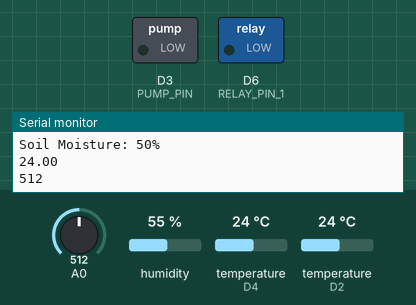
A sketch run on a simulated ESP8266 (NodeMCU). Shown: switched loads named in the sketch (green lamp = pin HIGH), the last lines printed to the serial monitor. Inputs (shaded band) come from the test bench; at power-on: A0 = 512, humidity 55 %, temperature (sensors on D4, D2) 24 °C. WiFi joins after 1.5 s; servers stay silent unless stated.

Above: at 3.3 s.
3.4 s: A0 set to 481
At 6.8 s:
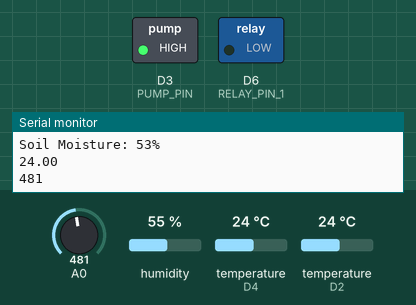
7.1 s: A0 set to 510
At 10.4 s:
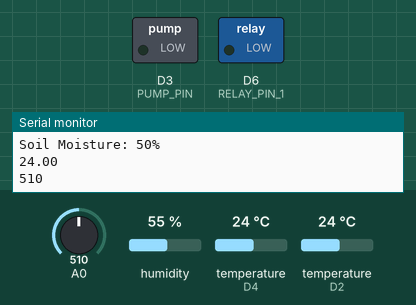
10.7 s: A0 set to 490
At 14.1 s:
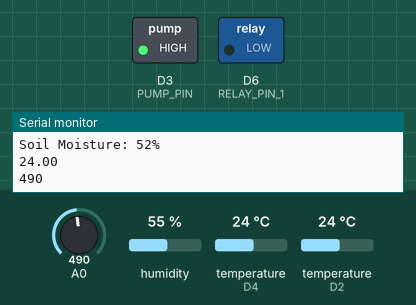
Timing chart, 0 to 15.6 s (numbered marks = the images above; inputs shaded):
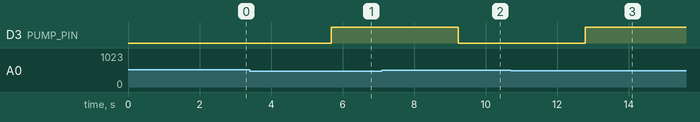

Measured:
- the behaviour switches between 500 and 499 on A0 (found by bisection; images 0 and 1)
- after the input at 3.4 s, D3 (PUMP_PIN): LOW → HIGH after 2.3 s
- after the input at 7.1 s, D3 (PUMP_PIN): HIGH → LOW after 2.1 s
- after the input at 10.7 s, D3 (PUMP_PIN): LOW → HIGH after 2.1 s

The sketch:

AquaGrow.ino
```cpp
#define BLYNK_PRINT Serial
#define BLYNK_TEMPLATE_ID "TMPL3wERcgRRL"
#define BLYNK_TEMPLATE_NAME "MOBILE GREEN IRRIGATION"
#define BLYNK_AUTH_TOKEN "EwAH1PuhYhFgJ4EmX-CqzhjYJ2-SaAZT"
#include <SPI.h>
#include <ESP8266WiFi.h>
#include <BlynkSimpleEsp8266.h>
#include <Simpletimer.h>
 #include <DHT.h>
 #include <OneWire.h>
 #include <DallasTemperature.h>
 #define ONE_WIRE_BUS D2
 OneWire oneWire(ONE_WIRE_BUS);
 DallasTemperature sensors(&oneWire);
 char auth[] = "EwAH1PuhYhFgJ4EmX-CqzhjYJ2-SaAZT";
 char ssid[] = "Username";
 char pass[] = "9843481584";

//#define SOIL_MOISTURE_PIN A0 // Analog pin for soil moisture sensor
#define PUMP_PIN D3
#define RELAY_PIN_1  D6
#define VPIN_BUTTON_1  V0
#define DHTPIN 2
#define DHTTYPE DHT11   // DHT11 SENSOR CONNECT D4 PIN
 DHT dht(DHTPIN, DHTTYPE);
 SimpleTimer timer;

BLYNK_WRITE(V1) { // Virtual pin to control the pump from Blynk app
  int pumpControl = param.asInt();
  digitalWrite(PUMP_PIN, pumpControl);
}
BLYNK_WRITE(VPIN_BUTTON_1) {
  int relay1State = param.asInt();
  digitalWrite(RELAY_PIN_1, relay1State); // Change this value to control LED on Arduino
  Serial.println(relay1State); // Send the value over serial
 }
 BLYNK_CONNECTED() {
  // Request the latest state from the server
  Blynk.syncVirtual(VPIN_BUTTON_1);
 }
 void sendSensor()
 {
  float h = dht.readHumidity();
  float t = dht.readTemperature();
  if (isnan(h) || isnan(t)) {
   Serial.println("Failed to read from DHT sensor!");
   return;
  }
  Blynk.virtualWrite(V5, h); //V5 is for Humidity
  Blynk.virtualWrite(V6, t); //V6 is for Temperature
 }
 int relay1State = LOW;
 void setup()
 {
  pinMode(PUMP_PIN, OUTPUT);
  digitalWrite(PUMP_PIN, LOW);
  pinMode(RELAY_PIN_1, OUTPUT);
  digitalWrite(RELAY_PIN_1,relay1State);
  Serial.begin(9600);
  Blynk.begin(auth, ssid, pass);
  dht.begin();
  timer.setInterval(1000L, sendSensor);
  Serial.begin(115200);
  Blynk.begin(auth, ssid, pass);
   sensors.begin();
 }
 int sensor=0;
 void sendTemps()
 {
 sensor=analogRead(A0);
 sensors.requestTemperatures();
 float temp = sensors.getTempCByIndex(0);
 int soilMoisturePercentage = map(sensor, 0, 1023, 100, 0); // Map the analog value to percentage
 Serial.print("Soil Moisture: ");
 Serial.print(soilMoisturePercentage);
 Serial.println("%");
 Serial.println(temp);
 Serial.println(sensor);
 Blynk.virtualWrite(V1, temp);
 Blynk.virtualWrite(V2,sensor);
 delay(1000);
 // You can set your own threshold for activating the pump
  if (sensor < 500) { // Example threshold, adjust as needed
    digitalWrite(PUMP_PIN, HIGH); // Turn on pump
    Blynk.virtualWrite(V1, "Pump is ON"); // Virtual pin to display pump status on Blynk app
  } else {
    digitalWrite(PUMP_PIN, LOW); // Turn off pump
    Blynk.virtualWrite(V1, "Pump is OFF");
  }
 }
 void loop()
 {
  Blynk.run();
  timer.run();
  sendTemps();
 }
```
